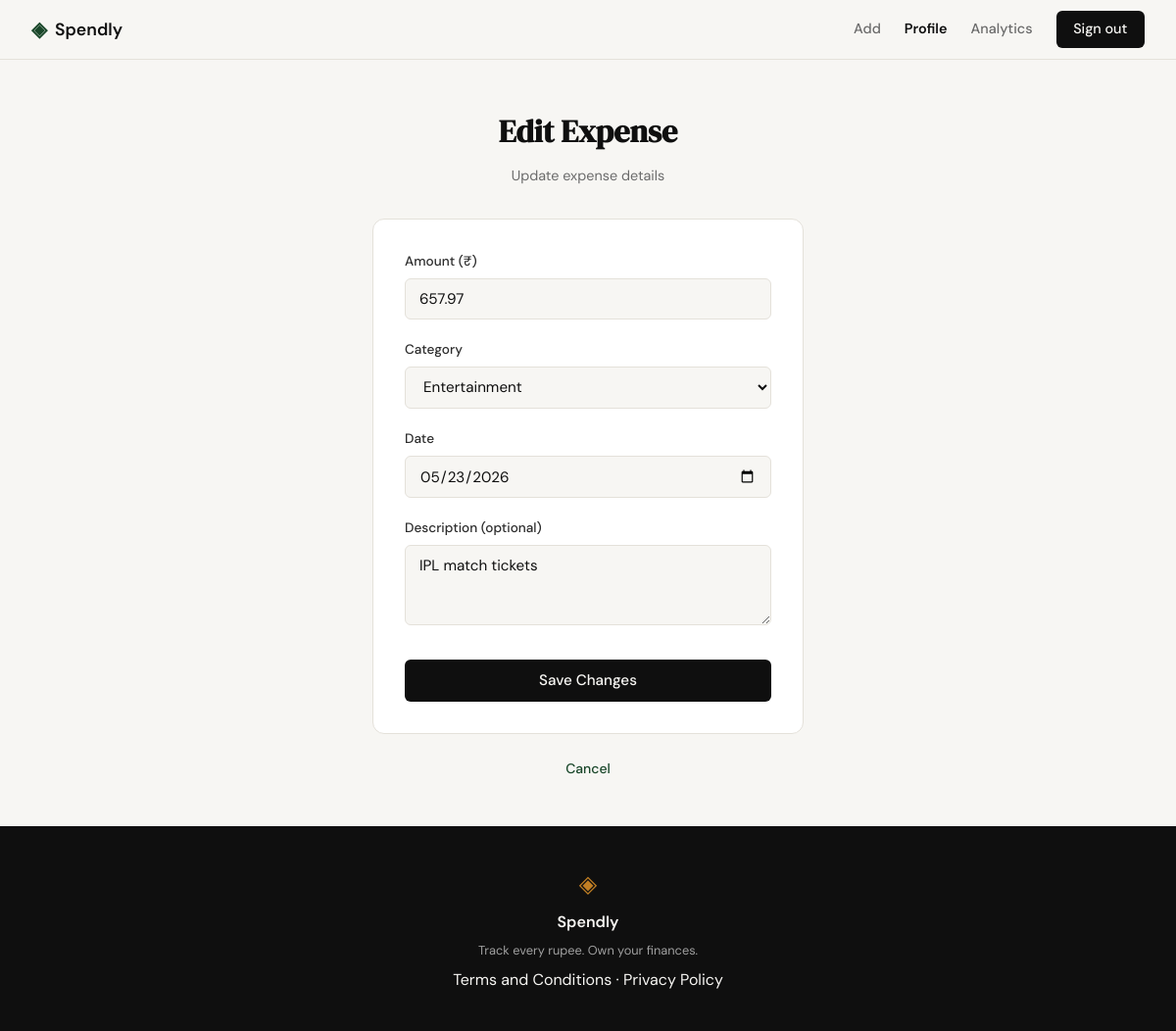
The page /expenses/17/edit (signed in) on the database as committed earlier.
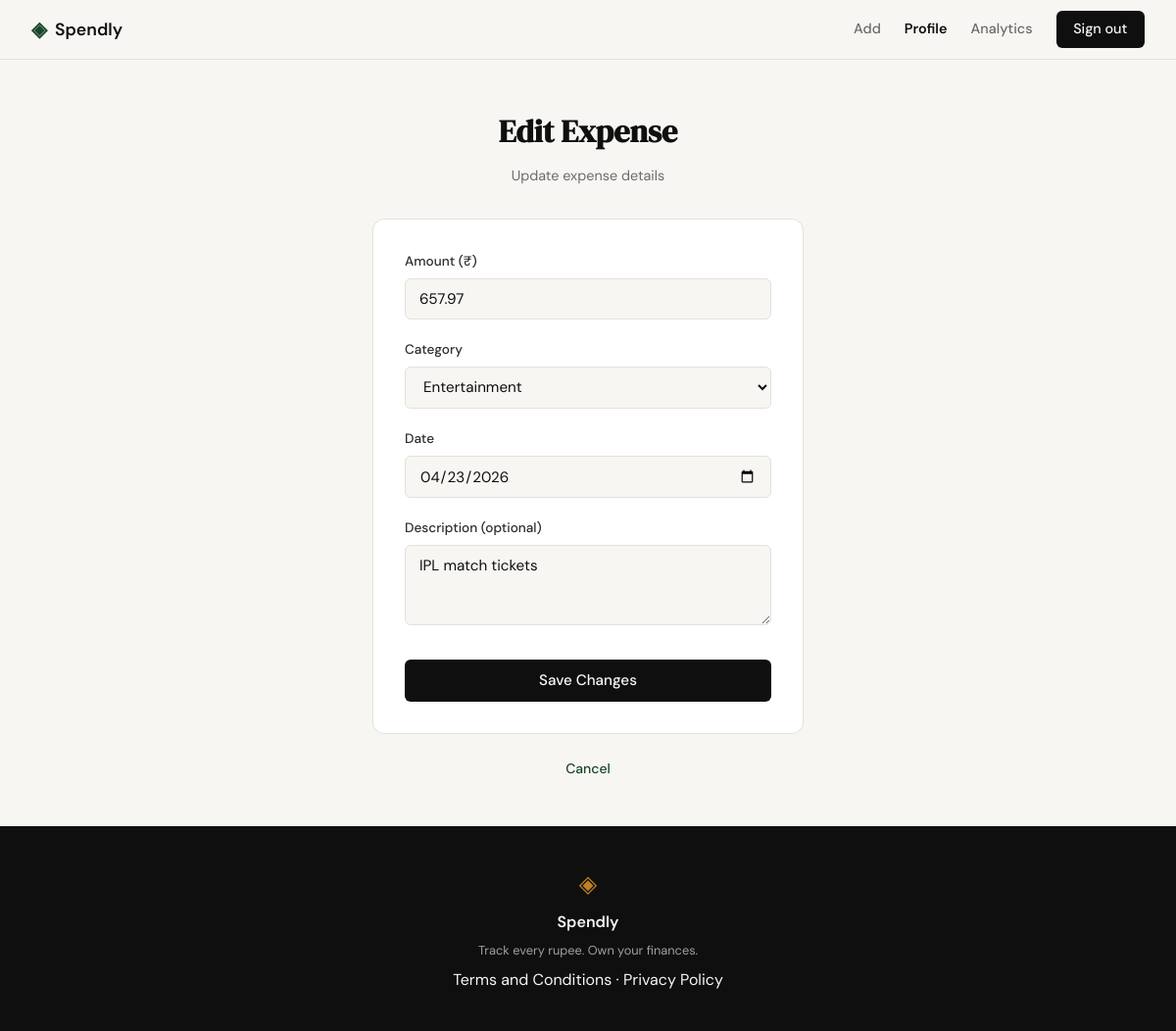
The same page on the database as committed later.
### tables this page shows
CREATE TABLE expenses (
            id INTEGER PRIMARY KEY AUTOINCREMENT,
            user_id INTEGER NOT NULL,
            amount REAL NOT NULL,
            category TEXT NOT NULL,
            date TEXT NOT NULL,
            description TEXT,
            created_at TEXT DEFAULT CURRENT_TIMESTAMP,
            FOREIGN KEY (user_id) REFERENCES users(id) ON DELETE CASCADE
        );

### app.py (the view, shortened to what this page needs)
@app.route("/expenses/<int:id>/edit", methods=["GET", "POST"])
def edit_expense(id):
    if not is_logged_in():
        return redirect(url_for("login"))
    user_id = session.get("user_id")
    expense = get_expense_by_id(id, user_id)
    if expense is None:
        abort(404)
    categories = ["Food", "Transport", "Bills", "Health", "Entertainment", "Shopping", "Other"]
    return render_template("edit_expense.html",
                         expense=expense,
                         categories=categories,
                         active_page="profile")

### app.py (called while the page is built)
def is_logged_in():
    return "user_id" in session

@app.context_processor
def inject_user():
    return dict(is_logged_in=is_logged_in())

### database/db.py (called while the page is built)
def get_db():
    conn = sqlite3.connect("spendly.db")
    conn.row_factory = sqlite3.Row
    conn.execute("PRAGMA foreign_keys = ON")
    return conn

def get_expense_by_id(expense_id, user_id):
    conn = get_db()
    cursor = conn.cursor()
    cursor.execute(
        "SELECT id, user_id, amount, category, date, description FROM expenses WHERE id = ? AND user_id = ?",
        (expense_id, user_id)
    )
    row = cursor.fetchone()
    conn.close()
    if row:
        return dict(row)
    return None

### templates/edit_expense.html (shortened to what this page needs)
{% extends "base.html" %}
{% block content %}
<section class="auth-section">
    <div class="auth-container">
        <div class="auth-header">
            <h1 class="auth-title">Edit Expense</h1>
            <p class="auth-subtitle">Update expense details</p>
        </div>
        <div class="auth-card">
            <form method="POST" action="{{ url_for('edit_expense', id=expense.id) }}">
                <div class="form-group">
                    <label for="amount">Amount (₹)</label>
                    <input type="number" id="amount" name="amount"
                           class="form-input" placeholder="0.00"
                           step="0.01" min="0.01" required
                           value="{{ expense.amount if expense.amount else '' }}" autofocus>
                </div>
                <div class="form-group">
                    <label for="category">Category</label>
                    <select id="category" name="category" class="form-input" required>
                        {% for cat in categories %}
                        <option value="{{ cat }}" {% if expense.category == cat %}selected{% endif %}>{{ cat }}</option>
                        {% endfor %}
                    </select>
                </div>
                <div class="form-group">
                    <label for="date">Date</label>
                    <input type="date" id="date" name="date"
                           class="form-input"
                           value="{{ expense.date if expense.date else '' }}" required>
                </div>
                <div class="form-group">
                    <label for="description">Description (optional)</label>
                    <textarea id="description" name="description"
                              class="form-input" rows="3"
                              placeholder="What was this expense for?">{{ expense.description if expense.description else '' }}</textarea>
                </div>
                <button type="submit" class="btn-submit">Save Changes</button>
            </form>
        </div>
        <p class="auth-switch">
            <a href="{{ url_for('profile') }}">Cancel</a>
        </p>
    </div>
</section>
{% endblock %}

Rows that differ between the two databases and show on the page:
changed expenses "Entertainment": date "05/23/2026" → "04/23/2026"
